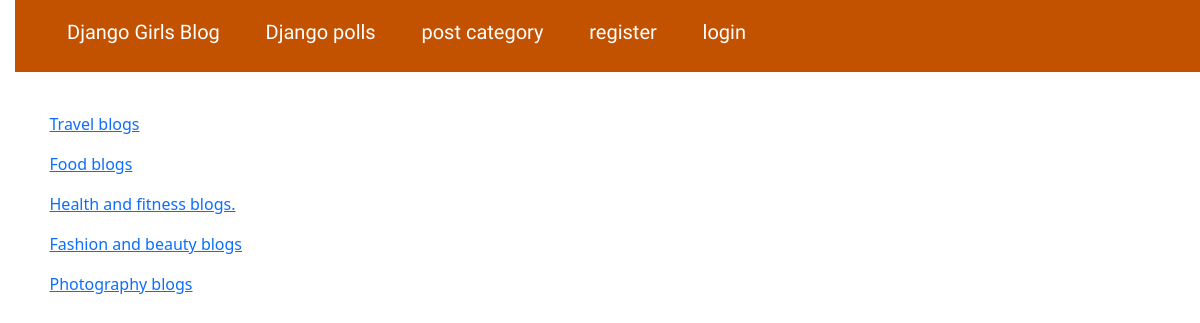
/post/category, run on an earlier commit of the app's database.
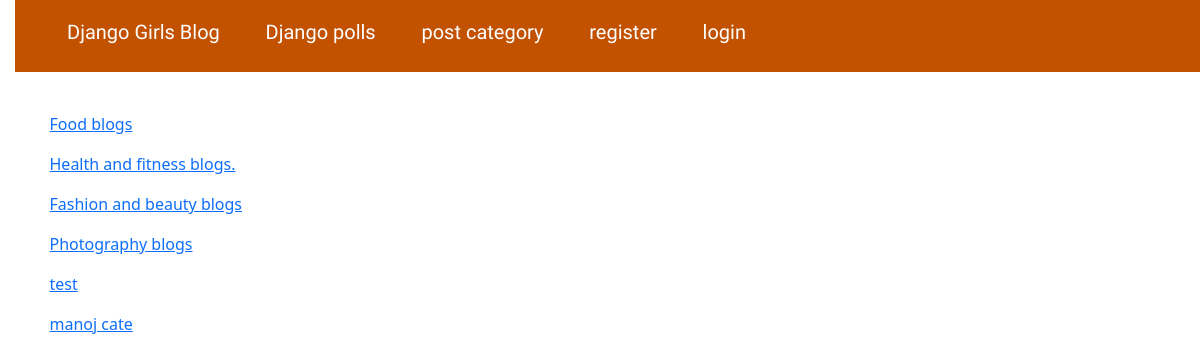
And on a later commit of the database.
### djangogirls/models.py (models this page shows, shortened)
class Category(models.Model):
    name = models.CharField(max_length=200)
    image = models.ImageField(upload_to = 'catimg/', blank=True)
    description = models.TextField(blank=True)
    slug = models.SlugField(max_length=200)

### djangogirls/views.py (the view)
# urls.py: path('post/category', postCategory, name='post_category'),
def postCategory(request):
    cat = Category.objects.all()
    context = {'category':cat}
    return render(request, 'djangogirls/post_cat.html', context)

### djangogirls/templates/djangogirls/post_cat.html
{% extends 'djangogirls/base.html' %}
{% block content %}
<table>
    {% for cat in category%}
    <tr>
        <a href="{% url 'cat_detail' pk=cat.id %}"><p>{{cat.name}}</p></a>
    </tr>
    {% endfor %}
</table>
{% endblock %}

What changed in the data, as far as the page shows it:
removed Category: name "Travel blogs"
added Category: name "test"
added Category: name "manoj cate"
